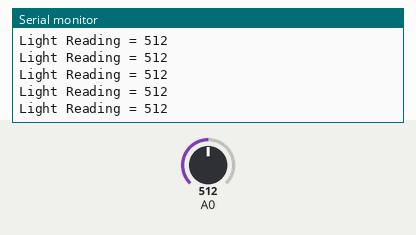
A sketch run on a simulated Arduino Uno, built with avr-gcc and run on an emulated ATmega328P. Shown: the last lines printed to the serial monitor. Inputs (shaded band) come from the test bench; at power-on: A0 = 512.

Above: at 1.2 s.
1.3 s: A0 set to 108
At 2.3 s:
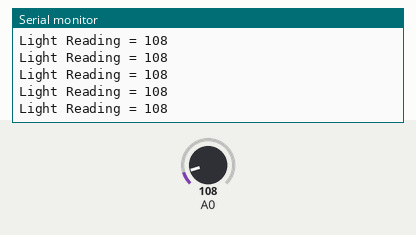
2.8 s: A0 set to 95
At 3.5 s:
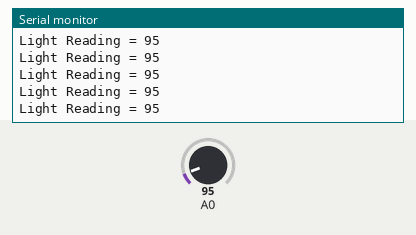
11.8 s: A0 set to 8
At 12.6 s:
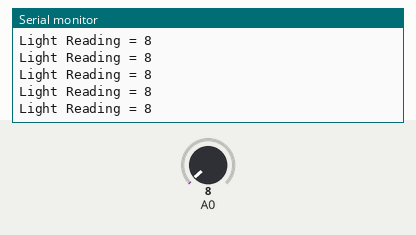
13.3 s: A0 set to 11
At 14.4 s:
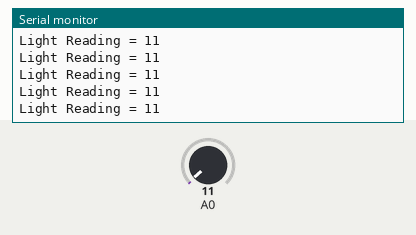
Timing chart, 0 to 16.3 s (numbered marks = the images above; inputs shaded):
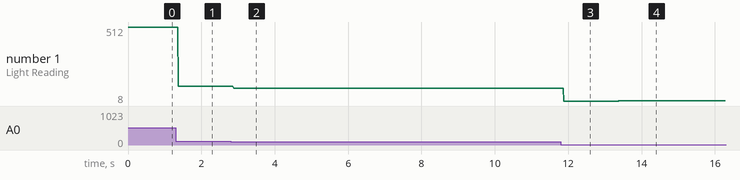

Measured:
- after the input at 1.3 s, the serial monitor: prints a new line after 0.07 s (image 1)
- after the input at 2.8 s, the serial monitor: prints a new line after 0.08 s (image 2)
- after the input at 11.8 s, the serial monitor: prints a new line after 0.08 s (image 3)
- after the input at 13.3 s, the serial monitor: prints a new line after 0.08 s (image 4)
- plotted number 1: 512 → 108 after the input at 1.3 s, 108 → 95 after the input at 2.8 s, 95 → 8 after the input at 11.8 s, 8 → 11 after the input at 13.3 s

The sketch:

Week_10-11.ino
```cpp
void setup() {
  Serial.begin(9600);

}

void loop() {
int analogValue = analogRead(A0);

Serial.print("Light Reading = ");
Serial.print(analogValue);
Serial.println(" ");


}
```
